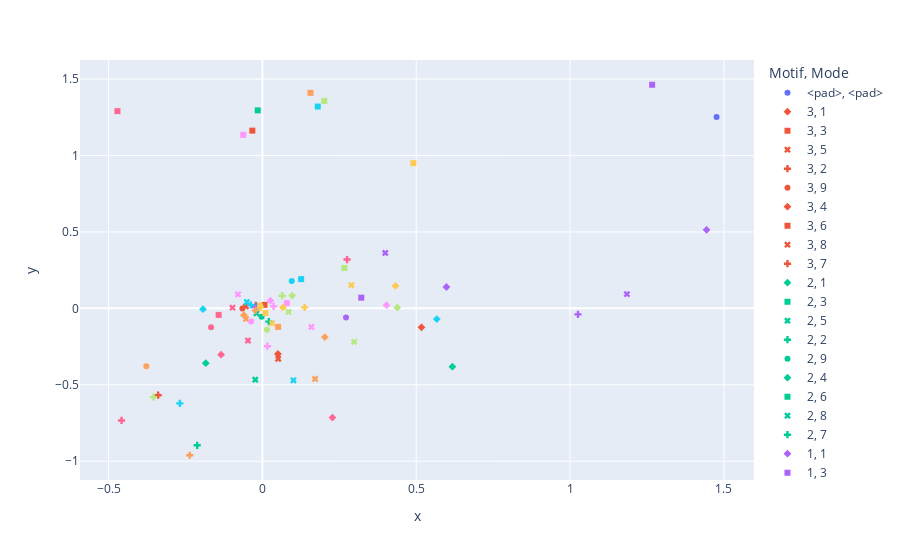

The code cell stored with this chart in its notebook:
### Markdown cell above
### <a id='toc1_2_3_'></a>[Data viz des 2 premières dimensions de l'emmbedings](#toc0_)

### Code cell
df_embedding = pd.DataFrame(columns=["Mode", "Motif", "x", "y"])
df_embedding[["x", "y"]] = mob2vec.embedding_layer.embeddings[:, :2]
df_embedding[["Mode", "Motif"]] = list(data.vocab.keys())

px.scatter(df_embedding, x="x", y="y", color="Motif", symbol="Mode")

### Figure 1 — Plotly figure (JSON) as saved in the notebook; plotly's stock layout.template omitted (floating-point values rounded to 4 significant figures)
{"data": [{"hovertemplate": "Motif=<pad><br>Mode=<pad><br>x=%{x}<br>y=%{y}<extra></extra>", "legendgroup": "<pad>, <pad>", "marker": {"color": "#636efa", "symbol": "circle"}, "mode": "markers", "name": "<pad>, <pad>", "orientation": "v", "showlegend": true, "type": "scatter", "x": [1.476], "xaxis": "x", "y": [1.251], "yaxis": "y"}, {"hovertemplate": "Motif=3<br>Mode=1<br>x=%{x}<br>y=%{y}<extra></extra>", "legendgroup": "3, 1", "marker": {"color": "#EF553B", "symbol": "diamond"}, "mode": "markers", "name": "3, 1", "orientation": "v", "showlegend": true, "type": "scatter", "x": [0.5171], "xaxis": "x", "y": [-0.1237], "yaxis": "y"}, {"hovertemplate": "Motif=3<br>Mode=3<br>x=%{x}<br>y=%{y}<extra></extra>", "legendgroup": "3, 3", "marker": {"color": "#EF553B", "symbol": "square"}, "mode": "markers", "name": "3, 3", "orientation": "v", "showlegend": true, "type": "scatter", "x": [-0.03271], "xaxis": "x", "y": [1.163], "yaxis": "y"}, {"hovertemplate": "Motif=3<br>Mode=5<br>x=%{x}<br>y=%{y}<extra></extra>", "legendgroup": "3, 5", "marker": {"color": "#EF553B", "symbol": "x"}, "mode": "markers", "name": "3, 5", "orientation": "v", "showlegend": true, "type": "scatter", "x": [0.05138], "xaxis": "x", "y": [-0.3302], "yaxis": "y"}, {"hovertemplate": "Motif=3<br>Mode=2<br>x=%{x}<br>y=%{y}<extra></extra>", "legendgroup": "3, 2", "marker": {"color": "#EF553B", "symbol": "cross"}, "mode": "markers", "name": "3, 2", "orientation": "v", "showlegend": true, "type": "scatter", "x": [-0.3389], "xaxis": "x", "y": [-0.568], "yaxis": "y"}, {"hovertemplate": "Motif=3<br>Mode=9<br>x=%{x}<br>y=%{y}<extra></extra>", "legendgroup": "3, 9", "marker": {"color": "#EF553B", "symbol": "circle"}, "mode": "markers", "name": "3, 9", "orientation": "v", "showlegend": true, "type": "scatter", "x": [-0.065], "xaxis": "x", "y": [-0.0008544], "yaxis": "y"}, {"hovertemplate": "Motif=3<br>Mode=4<br>x=%{x}<br>y=%{y}<extra></extra>", "legendgroup": "3, 4", "marker": {"color": "#EF553B", "symbol": "diamond"}, "mode": "markers", "name": "3, 4", "orientation": "v", "showlegend": true, "type": "scatter", "x": [0.05049], "xaxis": "x", "y": [-0.2984], "yaxis": "y"}, {"hovertemplate": "Motif=3<br>Mode=6<br>x=%{x}<br>y=%{y}<extra></extra>", "legendgroup": "3, 6", "marker": {"color": "#EF553B", "symbol": "square"}, "mode": "markers", "name": "3, 6", "orientation": "v", "showlegend": true, "type": "scatter", "x": [0.006811], "xaxis": "x", "y": [0.02287], "yaxis": "y"}, {"hovertemplate": "Motif=3<br>Mode=8<br>x=%{x}<br>y=%{y}<extra></extra>", "legendgroup": "3, 8", "marker": {"color": "#EF553B", "symbol": "x"}, "mode": "markers", "name": "3, 8", "orientation": "v", "showlegend": true, "type": "scatter", "x": [-0.05361], "xaxis": "x", "y": [0.01333], "yaxis": "y"}, {"hovertemplate": "Motif=3<br>Mode=7<br>x=%{x}<br>y=%{y}<extra></extra>", "legendgroup": "3, 7", "marker": {"color": "#EF553B", "symbol": "cross"}, "mode": "markers", "name": "3, 7", "orientation": "v", "showlegend": true, "type": "scatter", "x": [-0.02128], "xaxis": "x", "y": [0.01915], "yaxis": "y"}, {"hovertemplate": "Motif=2<br>Mode=1<br>x=%{x}<br>y=%{y}<extra></extra>", "legendgroup": "2, 1", "marker": {"color": "#00cc96", "symbol": "diamond"}, "mode": "markers", "name": "2, 1", "orientation": "v", "showlegend": true, "type": "scatter", "x": [0.6176], "xaxis": "x", "y": [-0.3817], "yaxis": "y"}, {"hovertemplate": "Motif=2<br>Mode=3<br>x=%{x}<br>y=%{y}<extra></extra>", "legendgroup": "2, 3", "marker": {"color": "#00cc96", "symbol": "square"}, "mode": "markers", "name": "2, 3", "orientation": "v", "showlegend": true, "type": "scatter", "x": [-0.01506], "xaxis": "x", "y": [1.295], "yaxis": "y"}, {"hovertemplate": "Motif=2<br>Mode=5<br>x=%{x}<br>y=%{y}<extra></extra>", "legendgroup": "2, 5", "marker": {"color": "#00cc96", "symbol": "x"}, "mode": "markers", "name": "2, 5", "orientation": "v", "showlegend": true, "type": "scatter", "x": [-0.02312], "xaxis": "x", "y": [-0.4667], "yaxis": "y"}, {"hovertemplate": "Motif=2<br>Mode=2<br>x=%{x}<br>y=%{y}<extra></extra>", "legendgroup": "2, 2", "marker": {"color": "#00cc96", "symbol": "cross"}, "mode": "markers", "name": "2, 2", "orientation": "v", "showlegend": true, "type": "scatter", "x": [-0.212], "xaxis": "x", "y": [-0.896], "yaxis": "y"}, {"hovertemplate": "Motif=2<br>Mode=9<br>x=%{x}<br>y=%{y}<extra></extra>", "legendgroup": "2, 9", "marker": {"color": "#00cc96", "symbol": "circle"}, "mode": "markers", "name": "2, 9", "orientation": "v", "showlegend": true, "type": "scatter", "x": [-0.002554], "xaxis": "x", "y": [-0.05556], "yaxis": "y"}, {"hovertemplate": "Motif=2<br>Mode=4<br>x=%{x}<br>y=%{y}<extra></extra>", "legendgroup": "2, 4", "marker": {"color": "#00cc96", "symbol": "diamond"}, "mode": "markers", "name": "2, 4", "orientation": "v", "showlegend": true, "type": "scatter", "x": [-0.1841], "xaxis": "x", "y": [-0.3589], "yaxis": "y"}, {"hovertemplate": "Motif=2<br>Mode=6<br>x=%{x}<br>y=%{y}<extra></extra>", "legendgroup": "2, 6", "marker": {"color": "#00cc96", "symbol": "square"}, "mode": "markers", "name": "2, 6", "orientation": "v", "showlegend": true, "type": "scatter", "x": [-0.01378], "xaxis": "x", "y": [0.01338], "yaxis": "y"}, {"hovertemplate": "Motif=2<br>Mode=8<br>x=%{x}<br>y=%{y}<extra></extra>", "legendgroup": "2, 8", "marker": {"color": "#00cc96", "symbol": "x"}, "mode": "markers", "name": "2, 8", "orientation": "v", "showlegend": true, "type": "scatter", "x": [-0.01931], "xaxis": "x", "y": [-0.03289], "yaxis": "y"}, {"hovertemplate": "Motif=2<br>Mode=7<br>x=%{x}<br>y=%{y}<extra></extra>", "legendgroup": "2, 7", "marker": {"color": "#00cc96", "symbol": "cross"}, "mode": "markers", "name": "2, 7", "orientation": "v", "showlegend": true, "type": "scatter", "x": [0.0211], "xaxis": "x", "y": [-0.08662], "yaxis": "y"}, {"hovertemplate": "Motif=1<br>Mode=1<br>x=%{x}<br>y=%{y}<extra></extra>", "legendgroup": "1, 1", "marker": {"color": "#ab63fa", "symbol": "diamond"}, "mode": "markers", "name": "1, 1", "orientation": "v", "showlegend": true, "type": "scatter", "x": [1.444], "xaxis": "x", "y": [0.5136], "yaxis": "y"}, {"hovertemplate": "Motif=1<br>Mode=3<br>x=%{x}<br>y=%{y}<extra></extra>", "legendgroup": "1, 3", "marker": {"color": "#ab63fa", "symbol": "square"}, "mode": "markers", "name": "1, 3", "orientation": "v", "showlegend": true, "type": "scatter", "x": [1.267], "xaxis": "x", "y": [1.463], "yaxis": "y"}, {"hovertemplate": "Motif=1<br>Mode=5<br>x=%{x}<br>y=%{y}<extra></extra>", "legendgroup": "1, 5", "marker": {"color": "#ab63fa", "symbol": "x"}, "mode": "markers", "name": "1, 5", "orientation": "v", "showlegend": true, "type": "scatter", "x": [1.185], "xaxis": "x", "y": [0.09293], "yaxis": "y"}, {"hovertemplate": "Motif=1<br>Mode=2<br>x=%{x}<br>y=%{y}<extra></extra>", "legendgroup": "1, 2", "marker": {"color": "#ab63fa", "symbol": "cross"}, "mode": "markers", "name": "1, 2", "orientation": "v", "showlegend": true, "type": "scatter", "x": [1.026], "xaxis": "x", "y": [-0.03911], "yaxis": "y"}, {"hovertemplate": "Motif=1<br>Mode=9<br>x=%{x}<br>y=%{y}<extra></extra>", "legendgroup": "1, 9", "marker": {"color": "#ab63fa", "symbol": "circle"}, "mode": "markers", "name": "1, 9", "orientation": "v", "showlegend": true, "type": "scatter", "x": [0.2718], "xaxis": "x", "y": [-0.05918], "yaxis": "y"}, {"hovertemplate": "Motif=1<br>Mode=4<br>x=%{x}<br>y=%{y}<extra></extra>", "legendgroup": "1, 4", "marker": {"color": "#ab63fa", "symbol": "diamond"}, "mode": "markers", "name": "1, 4", "orientation": "v", "showlegend": true, "type": "scatter", "x": [0.5982], "xaxis": "x", "y": [0.1399], "yaxis": "y"}, {"hovertemplate": "Motif=1<br>Mode=6<br>x=%{x}<br>y=%{y}<extra></extra>", "legendgroup": "1, 6", "marker": {"color": "#ab63fa", "symbol": "square"}, "mode": "markers", "name": "1, 6", "orientation": "v", "showlegend": true, "type": "scatter", "x": [0.3213], "xaxis": "x", "y": [0.07008], "yaxis": "y"}, {"hovertemplate": "Motif=1<br>Mode=8<br>x=%{x}<br>y=%{y}<extra></extra>", "legendgroup": "1, 8", "marker": {"color": "#ab63fa", "symbol": "x"}, "mode": "markers", "name": "1, 8", "orientation": "v", "showlegend": true, "type": "scatter", "x": [0.3994], "xaxis": "x", "y": [0.3626], "yaxis": "y"}, {"hovertemplate": "Motif=1<br>Mode=7<br>x=%{x}<br>y=%{y}<extra></extra>", "legendgroup": "1, 7", "marker": {"color": "#ab63fa", "symbol": "cross"}, "mode": "markers", "name": "1, 7", "orientation": "v", "showlegend": true, "type": "scatter", "x": [-0.02218], "xaxis": "x", "y": [0.009258], "yaxis": "y"}, {"hovertemplate": "Motif=9<br>Mode=1<br>x=%{x}<br>y=%{y}<extra></extra>", "legendgroup": "9, 1", "marker": {"color": "#FFA15A", "symbol": "diamond"}, "mode": "markers", "name": "9, 1", "orientation": "v", "showlegend": true, "type": "scatter", "x": [0.2029], "xaxis": "x", "y": [-0.1875], "yaxis": "y"}, {"hovertemplate": "Motif=9<br>Mode=3<br>x=%{x}<br>y=%{y}<extra></extra>", "legendgroup": "9, 3", "marker": {"color": "#FFA15A", "symbol": "square"}, "mode": "markers", "name": "9, 3", "orientation": "v", "showlegend": true, "type": "scatter", "x": [0.1564], "xaxis": "x", "y": [1.41], "yaxis": "y"}, {"hovertemplate": "Motif=9<br>Mode=5<br>x=%{x}<br>y=%{y}<extra></extra>", "legendgroup": "9, 5", "marker": {"color": "#FFA15A", "symbol": "x"}, "mode": "markers", "name": "9, 5", "orientation": "v", "showlegend": true, "type": "scatter", "x": [0.1712], "xaxis": "x", "y": [-0.4617], "yaxis": "y"}, {"hovertemplate": "Motif=9<br>Mode=2<br>x=%{x}<br>y=%{y}<extra></extra>", "legendgroup": "9, 2", "marker": {"color": "#FFA15A", "symbol": "cross"}, "mode": "markers", "name": "9, 2", "orientation": "v", "showlegend": true, "type": "scatter", "x": [-0.2361], "xaxis": "x", "y": [-0.961], "yaxis": "y"}, {"hovertemplate": "Motif=9<br>Mode=9<br>x=%{x}<br>y=%{y}<extra></extra>", "legendgroup": "9, 9", "marker": {"color": "#FFA15A", "symbol": "circle"}, "mode": "markers", "name": "9, 9", "orientation": "v", "showlegend": true, "type": "scatter", "x": [-0.3774], "xaxis": "x", "y": [-0.3782], "yaxis": "y"}, {"hovertemplate": "Motif=9<br>Mode=4<br>x=%{x}<br>y=%{y}<extra></extra>", "legendgroup": "9, 4", "marker": {"color": "#FFA15A", "symbol": "diamond"}, "mode": "markers", "name": "9, 4", "orientation": "v", "showlegend": true, "type": "scatter", "x": [-0.06014], "xaxis": "x", "y": [-0.0444], "yaxis": "y"}, {"hovertemplate": "Motif=9<br>Mode=6<br>x=%{x}<br>y=%{y}<extra></extra>", "legendgroup": "9, 6", "marker": {"color": "#FFA15A", "symbol": "square"}, "mode": "markers", "name": "9, 6", "orientation": "v", "showlegend": true, "type": "scatter", "x": [0.05113], "xaxis": "x", "y": [-0.1212], "yaxis": "y"}, {"hovertemplate": "Motif=9<br>Mode=8<br>x=%{x}<br>y=%{y}<extra></extra>", "legendgroup": "9, 8", "marker": {"color": "#FFA15A", "symbol": "x"}, "mode": "markers", "name": "9, 8", "orientation": "v", "showlegend": true, "type": "scatter", "x": [-0.05304], "xaxis": "x", "y": [-0.06897], "yaxis": "y"}, {"hovertemplate": "Motif=9<br>Mode=7<br>x=%{x}<br>y=%{y}<extra></extra>", "legendgroup": "9, 7", "marker": {"color": "#FFA15A", "symbol": "cross"}, "mode": "markers", "name": "9, 7", "orientation": "v", "showlegend": true, "type": "scatter", "x": [-0.02222], "xaxis": "x", "y": [-0.01295], "yaxis": "y"}, {"hovertemplate": "Motif=7<br>Mode=1<br>x=%{x}<br>y=%{y}<extra></extra>", "legendgroup": "7, 1", "marker": {"color": "#19d3f3", "symbol": "diamond"}, "mode": "markers", "name": "7, 1", "orientation": "v", "showlegend": true, "type": "scatter", "x": [0.5668], "xaxis": "x", "y": [-0.07002], "yaxis": "y"}, {"hovertemplate": "Motif=7<br>Mode=3<br>x=%{x}<br>y=%{y}<extra></extra>", "legendgroup": "7, 3", "marker": {"color": "#19d3f3", "symbol": "square"}, "mode": "markers", "name": "7, 3", "orientation": "v", "showlegend": true, "type": "scatter", "x": [0.18], "xaxis": "x", "y": [1.32], "yaxis": "y"}, {"hovertemplate": "Motif=7<br>Mode=5<br>x=%{x}<br>y=%{y}<extra></extra>", "legendgroup": "7, 5", "marker": {"color": "#19d3f3", "symbol": "x"}, "mode": "markers", "name": "7, 5", "orientation": "v", "showlegend": true, "type": "scatter", "x": [0.101], "xaxis": "x", "y": [-0.4708], "yaxis": "y"}, {"hovertemplate": "Motif=7<br>Mode=2<br>x=%{x}<br>y=%{y}<extra></extra>", "legendgroup": "7, 2", "marker": {"color": "#19d3f3", "symbol": "cross"}, "mode": "markers", "name": "7, 2", "orientation": "v", "showlegend": true, "type": "scatter", "x": [-0.2684], "xaxis": "x", "y": [-0.6214], "yaxis": "y"}, {"hovertemplate": "Motif=7<br>Mode=9<br>x=%{x}<br>y=%{y}<extra></extra>", "legendgroup": "7, 9", "marker": {"color": "#19d3f3", "symbol": "circle"}, "mode": "markers", "name": "7, 9", "orientation": "v", "showlegend": true, "type": "scatter", "x": [0.09543], "xaxis": "x", "y": [0.1785], "yaxis": "y"}, {"hovertemplate": "Motif=7<br>Mode=4<br>x=%{x}<br>y=%{y}<extra></extra>", "legendgroup": "7, 4", "marker": {"color": "#19d3f3", "symbol": "diamond"}, "mode": "markers", "name": "7, 4", "orientation": "v", "showlegend": true, "type": "scatter", "x": [-0.1932], "xaxis": "x", "y": [-0.005451], "yaxis": "y"}, {"hovertemplate": "Motif=7<br>Mode=6<br>x=%{x}<br>y=%{y}<extra></extra>", "legendgroup": "7, 6", "marker": {"color": "#19d3f3", "symbol": "square"}, "mode": "markers", "name": "7, 6", "orientation": "v", "showlegend": true, "type": "scatter", "x": [0.126], "xaxis": "x", "y": [0.1913], "yaxis": "y"}, {"hovertemplate": "Motif=7<br>Mode=8<br>x=%{x}<br>y=%{y}<extra></extra>", "legendgroup": "7, 8", "marker": {"color": "#19d3f3", "symbol": "x"}, "mode": "markers", "name": "7, 8", "orientation": "v", "showlegend": true, "type": "scatter", "x": [-0.05044], "xaxis": "x", "y": [0.0413], "yaxis": "y"}, {"hovertemplate": "Motif=7<br>Mode=7<br>x=%{x}<br>y=%{y}<extra></extra>", "legendgroup": "7, 7", "marker": {"color": "#19d3f3", "symbol": "cross"}, "mode": "markers", "name": "7, 7", "orientation": "v", "showlegend": true, "type": "scatter", "x": [-0.03756], "xaxis": "x", "y": [0.02205], "yaxis": "y"}, {"hovertemplate": "Motif=6<br>Mode=1<br>x=%{x}<br>y=%{y}<extra></extra>", "legendgroup": "6, 1", "marker": {"color": "#FF6692", "symbol": "diamond"}, "mode": "markers", "name": "6, 1", "orientation": "v", "showlegend": true, "type": "scatter", "x": [0.2276], "xaxis": "x", "y": [-0.7145], "yaxis": "y"}, {"hovertemplate": "Motif=6<br>Mode=3<br>x=%{x}<br>y=%{y}<extra></extra>", "legendgroup": "6, 3", "marker": {"color": "#FF6692", "symbol": "square"}, "mode": "markers", "name": "6, 3", "orientation": "v", "showlegend": true, "type": "scatter", "x": [-0.4712], "xaxis": "x", "y": [1.29], "yaxis": "y"}, {"hovertemplate": "Motif=6<br>Mode=5<br>x=%{x}<br>y=%{y}<extra></extra>", "legendgroup": "6, 5", "marker": {"color": "#FF6692", "symbol": "x"}, "mode": "markers", "name": "6, 5", "orientation": "v", "showlegend": true, "type": "scatter", "x": [-0.04699], "xaxis": "x", "y": [-0.2106], "yaxis": "y"}, {"hovertemplate": "Motif=6<br>Mode=2<br>x=%{x}<br>y=%{y}<extra></extra>", "legendgroup": "6, 2", "marker": {"color": "#FF6692", "symbol": "cross"}, "mode": "markers", "name": "6, 2", "orientation": "v", "showlegend": true, "type": "scatter", "x": [-0.4579], "xaxis": "x", "y": [-0.7332], "yaxis": "y"}, {"hovertemplate": "Motif=6<br>Mode=9<br>x=%{x}<br>y=%{y}<extra></extra>", "legendgroup": "6, 9", "marker": {"color": "#FF6692", "symbol": "circle"}, "mode": "markers", "name": "6, 9", "orientation": "v", "showlegend": true, "type": "scatter", "x": [-0.1668], "xaxis": "x", "y": [-0.1241], "yaxis": "y"}, {"hovertemplate": "Motif=6<br>Mode=4<br>x=%{x}<br>y=%{y}<extra></extra>", "legendgroup": "6, 4", "marker": {"color": "#FF6692", "symbol": "diamond"}, "mode": "markers", "name": "6, 4", "orientation": "v", "showlegend": true, "type": "scatter", "x": [-0.1342], "xaxis": "x", "y": [-0.3031], "yaxis": "y"}, {"hovertemplate": "Motif=6<br>Mode=6<br>x=%{x}<br>y=%{y}<extra></extra>", "legendgroup": "6, 6", "marker": {"color": "#FF6692", "symbol": "square"}, "mode": "markers", "name": "6, 6", "orientation": "v", "showlegend": true, "type": "scatter", "x": [-0.1421], "xaxis": "x", "y": [-0.04273], "yaxis": "y"}, {"hovertemplate": "Motif=6<br>Mode=8<br>x=%{x}<br>y=%{y}<extra></extra>", "legendgroup": "6, 8", "marker": {"color": "#FF6692", "symbol": "x"}, "mode": "markers", "name": "6, 8", "orientation": "v", "showlegend": true, "type": "scatter", "x": [-0.09716], "xaxis": "x", "y": [0.004801], "yaxis": "y"}, {"hovertemplate": "Motif=6<br>Mode=7<br>x=%{x}<br>y=%{y}<extra></extra>", "legendgroup": "6, 7", "marker": {"color": "#FF6692", "symbol": "cross"}, "mode": "markers", "name": "6, 7", "orientation": "v", "showlegend": true, "type": "scatter", "x": [0.2752], "xaxis": "x", "y": [0.3195], "yaxis": "y"}, {"hovertemplate": "Motif=5<br>Mode=1<br>x=%{x}<br>y=%{y}<extra></extra>", "legendgroup": "5, 1", "marker": {"color": "#B6E880", "symbol": "diamond"}, "mode": "markers", "name": "5, 1", "orientation": "v", "showlegend": true, "type": "scatter", "x": [0.4384], "xaxis": "x", "y": [0.005705], "yaxis": "y"}, {"hovertemplate": "Motif=5<br>Mode=3<br>x=%{x}<br>y=%{y}<extra></extra>", "legendgroup": "5, 3", "marker": {"color": "#B6E880", "symbol": "square"}, "mode": "markers", "name": "5, 3", "orientation": "v", "showlegend": true, "type": "scatter", "x": [0.2012], "xaxis": "x", "y": [1.357], "yaxis": "y"}, {"hovertemplate": "Motif=5<br>Mode=5<br>x=%{x}<br>y=%{y}<extra></extra>", "legendgroup": "5, 5", "marker": {"color": "#B6E880", "symbol": "x"}, "mode": "markers", "name": "5, 5", "orientation": "v", "showlegend": true, "type": "scatter", "x": [0.2983], "xaxis": "x", "y": [-0.2191], "yaxis": "y"}, {"hovertemplate": "Motif=5<br>Mode=2<br>x=%{x}<br>y=%{y}<extra></extra>", "legendgroup": "5, 2", "marker": {"color": "#B6E880", "symbol": "cross"}, "mode": "markers", "name": "5, 2", "orientation": "v", "showlegend": true, "type": "scatter", "x": [-0.3537], "xaxis": "x", "y": [-0.5805], "yaxis": "y"}, {"hovertemplate": "Motif=5<br>Mode=9<br>x=%{x}<br>y=%{y}<extra></extra>", "legendgroup": "5, 9", "marker": {"color": "#B6E880", "symbol": "circle"}, "mode": "markers", "name": "5, 9", "orientation": "v", "showlegend": true, "type": "scatter", "x": [0.01488], "xaxis": "x", "y": [-0.1395], "yaxis": "y"}, {"hovertemplate": "Motif=5<br>Mode=4<br>x=%{x}<br>y=%{y}<extra></extra>", "legendgroup": "5, 4", "marker": {"color": "#B6E880", "symbol": "diamond"}, "mode": "markers", "name": "5, 4", "orientation": "v", "showlegend": true, "type": "scatter", "x": [0.09687], "xaxis": "x", "y": [0.08368], "yaxis": "y"}, {"hovertemplate": "Motif=5<br>Mode=6<br>x=%{x}<br>y=%{y}<extra></extra>", "legendgroup": "5, 6", "marker": {"color": "#B6E880", "symbol": "square"}, "mode": "markers", "name": "5, 6", "orientation": "v", "showlegend": true, "type": "scatter", "x": [0.2666], "xaxis": "x", "y": [0.2649], "yaxis": "y"}, {"hovertemplate": "Motif=5<br>Mode=8<br>x=%{x}<br>y=%{y}<extra></extra>", "legendgroup": "5, 8", "marker": {"color": "#B6E880", "symbol": "x"}, "mode": "markers", "name": "5, 8", "orientation": "v", "showlegend": true, "type": "scatter", "x": [0.08509], "xaxis": "x", "y": [-0.02318], "yaxis": "y"}, {"hovertemplate": "Motif=5<br>Mode=7<br>x=%{x}<br>y=%{y}<extra></extra>", "legendgroup": "5, 7", "marker": {"color": "#B6E880", "symbol": "cross"}, "mode": "markers", "name": "5, 7", "orientation": "v", "showlegend": true, "type": "scatter", "x": [0.06429], "xaxis": "x", "y": [0.08288], "yaxis": "y"}, {"hovertemplate": "Motif=4<br>Mode=1<br>x=%{x}<br>y=%{y}<extra></extra>", "legendgroup": "4, 1", "marker": {"color": "#FF97FF", "symbol": "diamond"}, "mode": "markers", "name": "4, 1", "orientation": "v", "showlegend": true, "type": "scatter", "x": [0.4036], "xaxis": "x", "y": [0.02071], "yaxis": "y"}, {"hovertemplate": "Motif=4<br>Mode=3<br>x=%{x}<br>y=%{y}<extra></extra>", "legendgroup": "4, 3", "marker": {"color": "#FF97FF", "symbol": "square"}, "mode": "markers", "name": "4, 3", "orientation": "v", "showlegend": true, "type": "scatter", "x": [-0.06213], "xaxis": "x", "y": [1.135], "yaxis": "y"}, {"hovertemplate": "Motif=4<br>Mode=5<br>x=%{x}<br>y=%{y}<extra></extra>", "legendgroup": "4, 5", "marker": {"color": "#FF97FF", "symbol": "x"}, "mode": "markers", "name": "4, 5", "orientation": "v", "showlegend": true, "type": "scatter", "x": [0.1595], "xaxis": "x", "y": [-0.1217], "yaxis": "y"}, {"hovertemplate": "Motif=4<br>Mode=2<br>x=%{x}<br>y=%{y}<extra></extra>", "legendgroup": "4, 2", "marker": {"color": "#FF97FF", "symbol": "cross"}, "mode": "markers", "name": "4, 2", "orientation": "v", "showlegend": true, "type": "scatter", "x": [0.01641], "xaxis": "x", "y": [-0.2476], "yaxis": "y"}, {"hovertemplate": "Motif=4<br>Mode=9<br>x=%{x}<br>y=%{y}<extra></extra>", "legendgroup": "4, 9", "marker": {"color": "#FF97FF", "symbol": "circle"}, "mode": "markers", "name": "4, 9", "orientation": "v", "showlegend": true, "type": "scatter", "x": [-0.03644], "xaxis": "x", "y": [-0.08577], "yaxis": "y"}, {"hovertemplate": "Motif=4<br>Mode=4<br>x=%{x}<br>y=%{y}<extra></extra>", "legendgroup": "4, 4", "marker": {"color": "#FF97FF", "symbol": "diamond"}, "mode": "markers", "name": "4, 4", "orientation": "v", "showlegend": true, "type": "scatter", "x": [0.02595], "xaxis": "x", "y": [0.05002], "yaxis": "y"}, {"hovertemplate": "Motif=4<br>Mode=6<br>x=%{x}<br>y=%{y}<extra></extra>", "legendgroup": "4, 6", "marker": {"color": "#FF97FF", "symbol": "square"}, "mode": "markers", "name": "4, 6", "orientation": "v", "showlegend": true, "type": "scatter", "x": [0.07951], "xaxis": "x", "y": [0.03413], "yaxis": "y"}, {"hovertemplate": "Motif=4<br>Mode=8<br>x=%{x}<br>y=%{y}<extra></extra>", "legendgroup": "4, 8", "marker": {"color": "#FF97FF", "symbol": "x"}, "mode": "markers", "name": "4, 8", "orientation": "v", "showlegend": true, "type": "scatter", "x": [-0.07938], "xaxis": "x", "y": [0.09146], "yaxis": "y"}, {"hovertemplate": "Motif=4<br>Mode=7<br>x=%{x}<br>y=%{y}<extra></extra>", "legendgroup": "4, 7", "marker": {"color": "#FF97FF", "symbol": "cross"}, "mode": "markers", "name": "4, 7", "orientation": "v", "showlegend": true, "type": "scatter", "x": [0.03653], "xaxis": "x", "y": [0.01303], "yaxis": "y"}, {"hovertemplate": "Motif=8<br>Mode=1<br>x=%{x}<br>y=%{y}<extra></extra>", "legendgroup": "8, 1", "marker": {"color": "#FECB52", "symbol": "diamond"}, "mode": "markers", "name": "8, 1", "orientation": "v", "showlegend": true, "type": "scatter", "x": [0.4326], "xaxis": "x", "y": [0.147], "yaxis": "y"}, {"hovertemplate": "Motif=8<br>Mode=3<br>x=%{x}<br>y=%{y}<extra></extra>", "legendgroup": "8, 3", "marker": {"color": "#FECB52", "symbol": "square"}, "mode": "markers", "name": "8, 3", "orientation": "v", "showlegend": true, "type": "scatter", "x": [0.4908], "xaxis": "x", "y": [0.9504], "yaxis": "y"}, {"hovertemplate": "Motif=8<br>Mode=5<br>x=%{x}<br>y=%{y}<extra></extra>", "legendgroup": "8, 5", "marker": {"color": "#FECB52", "symbol": "x"}, "mode": "markers", "name": "8, 5", "orientation": "v", "showlegend": true, "type": "scatter", "x": [0.2892], "xaxis": "x", "y": [0.1518], "yaxis": "y"}, {"hovertemplate": "Motif=8<br>Mode=2<br>x=%{x}<br>y=%{y}<extra></extra>", "legendgroup": "8, 2", "marker": {"color": "#FECB52", "symbol": "cross"}, "mode": "markers", "name": "8, 2", "orientation": "v", "showlegend": true, "type": "scatter", "x": [0.1374], "xaxis": "x", "y": [0.006421], "yaxis": "y"}, {"hovertemplate": "Motif=8<br>Mode=9<br>x=%{x}<br>y=%{y}<extra></extra>", "legendgroup": "8, 9", "marker": {"color": "#FECB52", "symbol": "circle"}, "mode": "markers", "name": "8, 9", "orientation": "v", "showlegend": true, "type": "scatter", "x": [-0.007158], "xaxis": "x", "y": [0.02051], "yaxis": "y"}, {"hovertemplate": "Motif=8<br>Mode=4<br>x=%{x}<br>y=%{y}<extra></extra>", "legendgroup": "8, 4", "marker": {"color": "#FECB52", "symbol": "diamond"}, "mode": "markers", "name": "8, 4", "orientation": "v", "showlegend": true, "type": "scatter", "x": [0.0666], "xaxis": "x", "y": [0.00636], "yaxis": "y"}, {"hovertemplate": "Motif=8<br>Mode=6<br>x=%{x}<br>y=%{y}<extra></extra>", "legendgroup": "8, 6", "marker": {"color": "#FECB52", "symbol": "square"}, "mode": "markers", "name": "8, 6", "orientation": "v", "showlegend": true, "type": "scatter", "x": [0.00993], "xaxis": "x", "y": [-0.03086], "yaxis": "y"}, {"hovertemplate": "Motif=8<br>Mode=8<br>x=%{x}<br>y=%{y}<extra></extra>", "legendgroup": "8, 8", "marker": {"color": "#FECB52", "symbol": "x"}, "mode": "markers", "name": "8, 8", "orientation": "v", "showlegend": true, "type": "scatter", "x": [0.03155], "xaxis": "x", "y": [-0.09759], "yaxis": "y"}, {"hovertemplate": "Motif=8<br>Mode=7<br>x=%{x}<br>y=%{y}<extra></extra>", "legendgroup": "8, 7", "marker": {"color": "#FECB52", "symbol": "cross"}, "mode": "markers", "name": "8, 7", "orientation": "v", "showlegend": true, "type": "scatter", "x": [-0.005886], "xaxis": "x", "y": [0.005811], "yaxis": "y"}], "layout": {"legend": {"title": {"text": "Motif, Mode"}, "tracegroupgap": 0}, "margin": {"t": 60}, "xaxis": {"anchor": "y", "domain": [0, 1], "title": {"text": "x"}}, "yaxis": {"anchor": "x", "domain": [0, 1], "title": {"text": "y"}}}}
